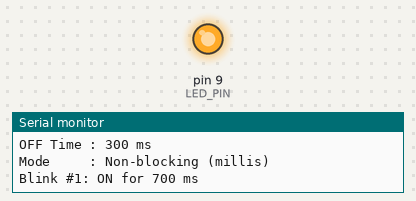
Simulated run of this sketch. Board: Arduino Uno, built with avr-gcc and run on an emulated ATmega328P. Parts: output pins drawn as LEDs (lit = HIGH), the last lines printed to the serial monitor.

Above: at 0.6 s.
At 9.7 s:
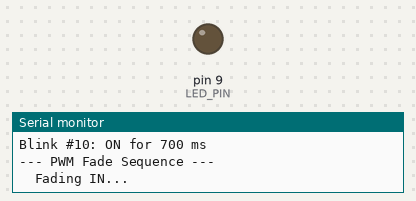
Timing chart, 0 to 16.6 s (numbered marks = the images above):
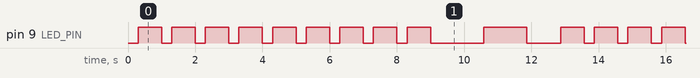

The sketch:

program.ino
```cpp
/*
 * ============================================================
 * Experiment 03 — Blinking LED Sketch with Arduino
 * FILE: program.ino  (Complete working implementation)
 * ============================================================
 * Demonstrates:
 *   - External LED with 220Ω resistor on Digital Pin 9 (PWM)
 *   - Delay-based blink with Serial logging
 *   - Non-blocking blink using millis()
 *   - PWM fade-in / fade-out
 *   - Blink counter with configurable timing
 * ============================================================
 * Circuit:
 *   Pin 9 → 220Ω → LED(+) → LED(−) → GND
 * ============================================================
 */

// ── Constants ─────────────────────────────────────────────
const int LED_PIN  = 9;     // PWM-capable pin for fade support
const int ON_TIME  = 700;   // ms LED stays ON
const int OFF_TIME = 300;   // ms LED stays OFF

// ── Globals ───────────────────────────────────────────────
int           blinkCount  = 0;
bool          ledState    = false;
unsigned long lastToggle  = 0;

// ── setup ─────────────────────────────────────────────────
void setup() {
  Serial.begin(9600);
  pinMode(LED_PIN, OUTPUT);
  digitalWrite(LED_PIN, LOW);

  delay(200);
  Serial.println(F("=== Experiment 03: LED Blink ==="));
  Serial.print(F("LED Pin  : ")); Serial.println(LED_PIN);
  Serial.print(F("ON  Time : ")); Serial.print(ON_TIME); Serial.println(F(" ms"));
  Serial.print(F("OFF Time : ")); Serial.print(OFF_TIME); Serial.println(F(" ms"));
  Serial.println(F("Mode     : Non-blocking (millis)"));
  Serial.println();
}

// ── Non-blocking blink using millis() ─────────────────────
void updateBlink() {
  unsigned long now       = millis();
  unsigned long interval  = ledState ? ON_TIME : OFF_TIME;

  if (now - lastToggle >= interval) {
    lastToggle = now;
    ledState   = !ledState;
    digitalWrite(LED_PIN, ledState ? HIGH : LOW);

    if (ledState) {
      blinkCount++;
      Serial.print(F("Blink #"));
      Serial.print(blinkCount);
      Serial.print(F(": ON for "));
      Serial.print(ON_TIME);
      Serial.println(F(" ms"));
    } else {
      Serial.print(F("Blink #"));
      Serial.print(blinkCount);
      Serial.print(F(": OFF for "));
      Serial.print(OFF_TIME);
      Serial.println(F(" ms"));
    }
  }
}

// ── PWM Fade (called every 10 blinks) ─────────────────────
void fadeLED(int fromBrightness, int toBrightness, int stepDelay) {
  int step = (fromBrightness < toBrightness) ? 1 : -1;
  for (int b = fromBrightness; b != toBrightness + step; b += step) {
    analogWrite(LED_PIN, b);
    delay(stepDelay);
  }
}

// ── loop ──────────────────────────────────────────────────
void loop() {
  updateBlink();

  // ── Every 10 blinks, do a PWM fade sequence ───────────────
  if (blinkCount > 0 && blinkCount % 10 == 0) {
    static int lastFade = 0;
    if (blinkCount != lastFade) {
      lastFade = blinkCount;
      Serial.println(F("--- PWM Fade Sequence ---"));
      Serial.println(F("  Fading IN..."));
      fadeLED(0, 255, 5);    // Fade in over ~1.3s
      Serial.println(F("  Fading OUT..."));
      fadeLED(255, 0, 5);    // Fade out over ~1.3s
      lastToggle = millis(); // Re-sync non-blocking timer
    }
  }
}
```

guide.ino
```cpp
/*
 * ============================================================
 * Experiment 03 — Blinking LED Sketch with Arduino
 * FILE: guide.ino  (Step-by-step commented guide — NO real logic)
 * ============================================================
 */


// ─────────────────────────────────────────────────────────────
// STEP 1: Define Timing Constants
// ─────────────────────────────────────────────────────────────
// Instead of writing 'delay(500)' everywhere with a magic number,
// define named constants for your timing values.
// This makes it easy to change timing from one place.
//
// YOUR TASK: Define two timing constants:
//   const int ON_TIME  = ???;   ← milliseconds LED is ON
//   const int OFF_TIME = ???;   ← milliseconds LED is OFF
//
// Start with: ON_TIME = 500, OFF_TIME = 500 (equal blink)
// Then experiment: try 100/900, 900/100, 250/250


// ─────────────────────────────────────────────────────────────
// STEP 2: Define LED Pin
// ─────────────────────────────────────────────────────────────
// Define which Arduino pin the LED is connected to.
//
// YOUR TASK:
//   const int LED_PIN = ???;   ← what pin did you wire to?
//
// Note: If you use pin 13, the BUILT-IN LED will also blink!
// This is a great way to verify your code without external wiring.


// ─────────────────────────────────────────────────────────────
// STEP 3: Declare a Counter Variable
// ─────────────────────────────────────────────────────────────
// We want to count how many times the LED has blinked.
// This counter lives OUTSIDE setup() and loop() so it persists.
//
// YOUR TASK:
//   int blinkCount = 0;   ← starts at 0, increases each blink


// ─────────────────────────────────────────────────────────────
// STEP 4: setup() Function
// ─────────────────────────────────────────────────────────────
// void setup() {
//
//   Task A: Configure LED_PIN as OUTPUT
//   → Pins default to INPUT — you must explicitly set OUTPUT
//   → Hint: pinMode(LED_PIN, OUTPUT);
//
//   Task B: Start Serial communication
//   → Hint: Serial.begin(9600);
//
//   Task C: Print header message
//   → Serial.println("=== LED Blink Experiment ===");
//   → Serial.print("ON  time : "); Serial.print(ON_TIME); Serial.println(" ms");
//   → Serial.print("OFF time : "); Serial.print(OFF_TIME); Serial.println(" ms");
//
// }


// ─────────────────────────────────────────────────────────────
// STEP 5: loop() Function — Core Blink Logic
// ─────────────────────────────────────────────────────────────
// void loop() {
//
//   Task A: Increment the blink counter
//   → blinkCount++;
//
//   Task B: Turn LED ON
//   → Hint: digitalWrite(LED_PIN, HIGH);
//   → Print: "Blink #X: ON for Y ms"
//     Serial.print("Blink #"); Serial.print(blinkCount);
//     Serial.print(": ON for "); Serial.print(ON_TIME); Serial.println(" ms");
//
//   Task C: Wait for ON_TIME
//   → Hint: delay(ON_TIME);
//
//   Task D: Turn LED OFF
//   → Hint: digitalWrite(LED_PIN, LOW);
//   → Print: "Blink #X: OFF for Y ms"
//
//   Task E: Wait for OFF_TIME
//   → Hint: delay(OFF_TIME);
//
// }


// ─────────────────────────────────────────────────────────────
// STEP 6: Understand delay() Limitations
// ─────────────────────────────────────────────────────────────
// delay() BLOCKS everything. The Arduino literally does nothing else.
// This is problem when:
//   - You want to read a button simultaneously
//   - You want multiple things happening at different rates
//
// NON-BLOCKING alternative using millis():
//
// unsigned long previousMs = 0;   ← stored outside loop()
// bool ledState = false;
//
// void loop() {
//   unsigned long currentMs = millis();   ← time since boot in ms
//
//   if (currentMs - previousMs >= INTERVAL) {
//     previousMs = currentMs;
//     ledState = !ledState;                ← toggle
//     digitalWrite(LED_PIN, ledState);
//   }
//   // ← Other code here runs WITHOUT waiting!
// }
//
// YOUR TASK (CHALLENGE):
//   Rewrite your loop() using millis() instead of delay()
//   Hint: You need TWO timers — one for ON interval, one for OFF


// ─────────────────────────────────────────────────────────────
// STEP 7: PWM Fade Challenge
// ─────────────────────────────────────────────────────────────
// PWM (Pulse Width Modulation) simulates analog output on digital pins.
// On PWM-capable pins (3,5,6,9,10,11 on UNO), use analogWrite():
//
//   analogWrite(pin, 0);     ← 0% duty cycle = LED fully OFF
//   analogWrite(pin, 127);   ← 50% duty cycle = LED half brightness
//   analogWrite(pin, 255);   ← 100% duty cycle = LED fully ON
//
// MOVE YOUR LED to a PWM pin (e.g., Pin 9 or Pin 6)
//
// Then in loop():
//   for (int brightness = 0; brightness <= 255; brightness++) {
//     analogWrite(LED_PIN, brightness);   ← fade in
//     delay(5);
//   }
//   for (int brightness = 255; brightness >= 0; brightness--) {
//     analogWrite(LED_PIN, brightness);   ← fade out
//     delay(5);
//   }
```

Measured:
- by itself, pin 9 (LED_PIN): repeats every 12.6 s: 8 × (LOW 0.30 s, HIGH 0.70 s), LOW 1.6 s, HIGH 1.3 s, LOW 1.0 s, HIGH 0.70 s
